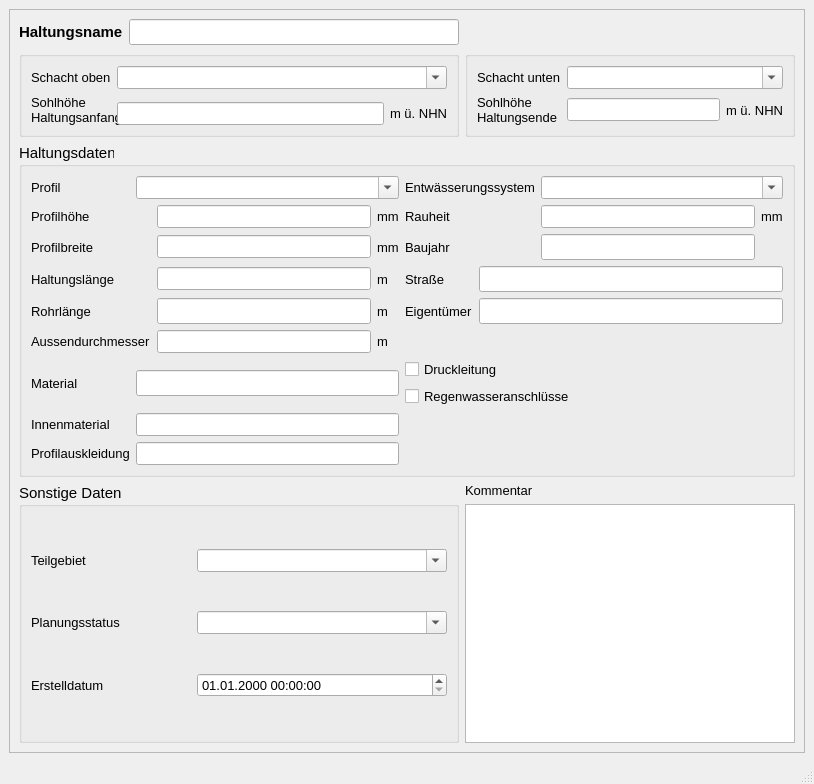
<?xml version="1.0" encoding="UTF-8"?>
<ui version="4.0">
 <class>MainWindow</class>
 <widget class="QMainWindow" name="MainWindow">
  <property name="geometry">
   <rect>
    <x>0</x>
    <y>0</y>
    <width>814</width>
    <height>784</height>
   </rect>
  </property>
  <property name="sizePolicy">
   <sizepolicy hsizetype="Preferred" vsizetype="Preferred">
    <horstretch>0</horstretch>
    <verstretch>0</verstretch>
   </sizepolicy>
  </property>
  <property name="minimumSize">
   <size>
    <width>640</width>
    <height>600</height>
   </size>
  </property>
  <property name="baseSize">
   <size>
    <width>0</width>
    <height>0</height>
   </size>
  </property>
  <property name="font">
   <font>
    <family>Tahoma</family>
    <pointsize>10</pointsize>
   </font>
  </property>
  <property name="windowTitle">
   <string>Haltung</string>
  </property>
  <widget class="QWidget" name="centralwidget">
   <layout class="QGridLayout" name="gridLayout">
    <item row="0" column="0">
     <widget class="QScrollArea" name="scrollArea">
      <property name="widgetResizable">
       <bool>true</bool>
      </property>
      <widget class="QWidget" name="scrollAreaWidgetContents">
       <property name="geometry">
        <rect>
         <x>0</x>
         <y>0</y>
         <width>790</width>
         <height>707</height>
        </rect>
       </property>
       <layout class="QGridLayout" name="gridLayout_2">
        <item row="0" column="0">
         <widget class="QLabel" name="label">
          <property name="font">
           <font>
            <family>Tahoma</family>
            <pointsize>11</pointsize>
            <weight>75</weight>
            <bold>true</bold>
           </font>
          </property>
          <property name="text">
           <string>Haltungsname</string>
          </property>
         </widget>
        </item>
        <item row="0" column="1">
         <widget class="QLineEdit" name="haltnam">
          <property name="font">
           <font>
            <family>Tahoma</family>
            <pointsize>11</pointsize>
           </font>
          </property>
          <property name="toolTip">
           <string>&lt;html&gt;&lt;head/&gt;&lt;body&gt;&lt;p&gt;&lt;span style=&quot; font-family:'Calibri','sans-serif';&quot;&gt;Eindeutige Haltungsbezeichnung&lt;/span&gt;&lt;/p&gt;&lt;/body&gt;&lt;/html&gt;</string>
          </property>
          <property name="statusTip">
           <string>Eindeutige Haltungsbezeichnung</string>
          </property>
         </widget>
        </item>
        <item row="1" column="0" colspan="2">
         <widget class="QGroupBox" name="groupBox">
          <property name="font">
           <font>
            <family>Tahoma</family>
            <pointsize>11</pointsize>
           </font>
          </property>
          <property name="title">
           <string/>
          </property>
          <layout class="QGridLayout" name="gridLayout_3">
           <item row="0" column="0">
            <widget class="QLabel" name="label_3">
             <property name="font">
              <font>
               <family>Tahoma</family>
               <pointsize>10</pointsize>
              </font>
             </property>
             <property name="text">
              <string>Schacht oben</string>
             </property>
            </widget>
           </item>
           <item row="0" column="1" colspan="2">
            <widget class="QComboBox" name="schoben">
             <property name="font">
              <font>
               <family>Tahoma</family>
               <pointsize>10</pointsize>
              </font>
             </property>
             <property name="toolTip">
              <string>&lt;html&gt;&lt;head/&gt;&lt;body&gt;&lt;p&gt;Name des oberen Schachtes&lt;/p&gt;&lt;/body&gt;&lt;/html&gt;</string>
             </property>
             <property name="statusTip">
              <string>Name des oberen Schachtes</string>
             </property>
             <property name="editable">
              <bool>true</bool>
             </property>
            </widget>
           </item>
           <item row="1" column="0" rowspan="2" colspan="2">
            <widget class="QLabel" name="label_5">
             <property name="font">
              <font>
               <family>Tahoma</family>
               <pointsize>10</pointsize>
              </font>
             </property>
             <property name="text">
              <string>Sohlhöhe 
Haltungsanfang</string>
             </property>
            </widget>
           </item>
           <item row="2" column="1">
            <widget class="QLineEdit" name="sohleoben">
             <property name="font">
              <font>
               <family>Tahoma</family>
               <pointsize>10</pointsize>
              </font>
             </property>
             <property name="toolTip">
              <string>&lt;html&gt;&lt;head/&gt;&lt;body&gt;&lt;p&gt;Sohlhöhe am Haltungsanfang&lt;/p&gt;&lt;/body&gt;&lt;/html&gt;</string>
             </property>
             <property name="statusTip">
              <string>Sohlhöhe am Haltungsanfang</string>
             </property>
             <property name="inputMask">
              <string/>
             </property>
             <property name="text">
              <string/>
             </property>
             <property name="maxLength">
              <number>32767</number>
             </property>
            </widget>
           </item>
           <item row="2" column="2">
            <widget class="QLabel" name="label_14">
             <property name="font">
              <font>
               <family>Tahoma</family>
               <pointsize>10</pointsize>
              </font>
             </property>
             <property name="text">
              <string>m ü. NHN</string>
             </property>
            </widget>
           </item>
          </layout>
         </widget>
        </item>
        <item row="1" column="2">
         <widget class="QGroupBox" name="groupBox_3">
          <property name="font">
           <font>
            <family>Tahoma</family>
            <pointsize>11</pointsize>
           </font>
          </property>
          <property name="title">
           <string/>
          </property>
          <layout class="QGridLayout" name="gridLayout_4">
           <item row="0" column="0">
            <widget class="QLabel" name="label_9">
             <property name="font">
              <font>
               <family>Tahoma</family>
               <pointsize>10</pointsize>
              </font>
             </property>
             <property name="text">
              <string>Schacht unten</string>
             </property>
            </widget>
           </item>
           <item row="0" column="1" colspan="2">
            <widget class="QComboBox" name="schunten">
             <property name="font">
              <font>
               <family>Tahoma</family>
               <pointsize>10</pointsize>
              </font>
             </property>
             <property name="toolTip">
              <string>&lt;html&gt;&lt;head/&gt;&lt;body&gt;&lt;p&gt;Name des unteren Schachtes&lt;/p&gt;&lt;/body&gt;&lt;/html&gt;</string>
             </property>
             <property name="statusTip">
              <string>Name des unteren Schachtes</string>
             </property>
             <property name="editable">
              <bool>true</bool>
             </property>
            </widget>
           </item>
           <item row="1" column="0">
            <widget class="QLabel" name="label_8">
             <property name="font">
              <font>
               <family>Tahoma</family>
               <pointsize>10</pointsize>
              </font>
             </property>
             <property name="text">
              <string>Sohlhöhe 
Haltungsende</string>
             </property>
            </widget>
           </item>
           <item row="1" column="1">
            <widget class="QLineEdit" name="sohleunten">
             <property name="font">
              <font>
               <family>Tahoma</family>
               <pointsize>10</pointsize>
              </font>
             </property>
             <property name="toolTip">
              <string>&lt;html&gt;&lt;head/&gt;&lt;body&gt;&lt;p&gt;Sohlhöhe am Haltungsende&lt;/p&gt;&lt;/body&gt;&lt;/html&gt;</string>
             </property>
             <property name="statusTip">
              <string>Sohlhöhe am Haltungsende</string>
             </property>
            </widget>
           </item>
           <item row="1" column="2">
            <widget class="QLabel" name="label_15">
             <property name="font">
              <font>
               <family>Tahoma</family>
               <pointsize>10</pointsize>
              </font>
             </property>
             <property name="text">
              <string>m ü. NHN</string>
             </property>
            </widget>
           </item>
          </layout>
         </widget>
        </item>
        <item row="2" column="0" colspan="3">
         <widget class="QGroupBox" name="groupBox_2">
          <property name="font">
           <font>
            <family>Tahoma</family>
            <pointsize>11</pointsize>
           </font>
          </property>
          <property name="title">
           <string>Haltungsdaten</string>
          </property>
          <layout class="QGridLayout" name="gridLayout_5">
           <item row="0" column="0">
            <widget class="QLabel" name="label_54">
             <property name="font">
              <font>
               <family>Tahoma</family>
               <pointsize>10</pointsize>
              </font>
             </property>
             <property name="text">
              <string>Profil</string>
             </property>
            </widget>
           </item>
           <item row="0" column="1" colspan="3">
            <widget class="QComboBox" name="profilnam">
             <property name="minimumSize">
              <size>
               <width>0</width>
               <height>0</height>
              </size>
             </property>
             <property name="font">
              <font>
               <family>Tahoma</family>
               <pointsize>10</pointsize>
              </font>
             </property>
             <property name="toolTip">
              <string>&lt;html&gt;&lt;head/&gt;&lt;body&gt;&lt;p&gt;Profil der Haltung&lt;/p&gt;&lt;/body&gt;&lt;/html&gt;</string>
             </property>
             <property name="statusTip">
              <string>Profil der Haltung</string>
             </property>
             <property name="editable">
              <bool>true</bool>
             </property>
            </widget>
           </item>
           <item row="0" column="4" colspan="2">
            <widget class="QLabel" name="label_51">
             <property name="font">
              <font>
               <family>Tahoma</family>
               <pointsize>10</pointsize>
              </font>
             </property>
             <property name="text">
              <string>Entwässerungssystem</string>
             </property>
            </widget>
           </item>
           <item row="0" column="6" colspan="2">
            <widget class="QComboBox" name="entwart">
             <property name="font">
              <font>
               <family>Tahoma</family>
               <pointsize>10</pointsize>
              </font>
             </property>
             <property name="toolTip">
              <string>&lt;html&gt;&lt;head/&gt;&lt;body&gt;&lt;p&gt;vorh. Entwässerungssystem (z.B. Mischwasser, Regenwasser etc.)&lt;/p&gt;&lt;/body&gt;&lt;/html&gt;</string>
             </property>
             <property name="statusTip">
              <string>vorh. Entwässerungssystem (z.B. Mischwasser, Regenwasser etc.)</string>
             </property>
             <property name="editable">
              <bool>true</bool>
             </property>
            </widget>
           </item>
           <item row="1" column="0">
            <widget class="QLabel" name="label_6">
             <property name="font">
              <font>
               <family>Tahoma</family>
               <pointsize>10</pointsize>
              </font>
             </property>
             <property name="text">
              <string>Profilhöhe</string>
             </property>
            </widget>
           </item>
           <item row="1" column="2">
            <widget class="QLineEdit" name="hoehe">
             <property name="font">
              <font>
               <family>Tahoma</family>
               <pointsize>10</pointsize>
              </font>
             </property>
             <property name="toolTip">
              <string>&lt;html&gt;&lt;head/&gt;&lt;body&gt;&lt;p&gt;Bedeutung hängt vom Profil ab&lt;/p&gt;&lt;/body&gt;&lt;/html&gt;</string>
             </property>
             <property name="statusTip">
              <string>Bedeutung hängt vom Profil ab</string>
             </property>
             <property name="inputMask">
              <string/>
             </property>
             <property name="text">
              <string/>
             </property>
            </widget>
           </item>
           <item row="1" column="3">
            <widget class="QLabel" name="label_16">
             <property name="font">
              <font>
               <family>Tahoma</family>
               <pointsize>10</pointsize>
              </font>
             </property>
             <property name="text">
              <string>mm</string>
             </property>
            </widget>
           </item>
           <item row="1" column="4" colspan="2">
            <widget class="QLabel" name="label_61">
             <property name="font">
              <font>
               <family>Tahoma</family>
               <pointsize>10</pointsize>
              </font>
             </property>
             <property name="text">
              <string>Rauheit</string>
             </property>
            </widget>
           </item>
           <item row="1" column="6">
            <widget class="QLineEdit" name="ks">
             <property name="font">
              <font>
               <family>Tahoma</family>
               <pointsize>10</pointsize>
              </font>
             </property>
             <property name="toolTip">
              <string>&lt;html&gt;&lt;head/&gt;&lt;body&gt;&lt;p&gt;absolute Rauheit (Prandtl-Colebrook)&lt;/p&gt;&lt;/body&gt;&lt;/html&gt;</string>
             </property>
             <property name="statusTip">
              <string>Absolute Rauheit gemäß Prandtl-Colebrook</string>
             </property>
            </widget>
           </item>
           <item row="1" column="7">
            <widget class="QLabel" name="label_70">
             <property name="font">
              <font>
               <family>Tahoma</family>
               <pointsize>10</pointsize>
              </font>
             </property>
             <property name="text">
              <string>mm</string>
             </property>
            </widget>
           </item>
           <item row="2" column="0">
            <widget class="QLabel" name="label_7">
             <property name="font">
              <font>
               <family>Tahoma</family>
               <pointsize>10</pointsize>
              </font>
             </property>
             <property name="text">
              <string>Profilbreite</string>
             </property>
            </widget>
           </item>
           <item row="2" column="2">
            <widget class="QLineEdit" name="breite">
             <property name="font">
              <font>
               <family>Tahoma</family>
               <pointsize>10</pointsize>
              </font>
             </property>
             <property name="toolTip">
              <string>&lt;html&gt;&lt;head/&gt;&lt;body&gt;&lt;p&gt;Bedeutung hängt vom Profil ab&lt;/p&gt;&lt;/body&gt;&lt;/html&gt;</string>
             </property>
             <property name="statusTip">
              <string>Bedeutung hängt vom Profil ab</string>
             </property>
            </widget>
           </item>
           <item row="2" column="3">
            <widget class="QLabel" name="label_20">
             <property name="font">
              <font>
               <family>Tahoma</family>
               <pointsize>10</pointsize>
              </font>
             </property>
             <property name="text">
              <string>mm</string>
             </property>
            </widget>
           </item>
           <item row="2" column="4" colspan="2">
            <widget class="QLabel" name="label_64">
             <property name="font">
              <font>
               <family>Tahoma</family>
               <pointsize>10</pointsize>
              </font>
             </property>
             <property name="text">
              <string>Baujahr</string>
             </property>
            </widget>
           </item>
           <item row="2" column="6">
            <widget class="QLineEdit" name="baujahr">
             <property name="toolTip">
              <string>&lt;html&gt;&lt;head/&gt;&lt;body&gt;&lt;p&gt;Baujahr&lt;/p&gt;&lt;/body&gt;&lt;/html&gt;</string>
             </property>
             <property name="statusTip">
              <string>Baujahr</string>
             </property>
            </widget>
           </item>
           <item row="3" column="0" colspan="2">
            <widget class="QLabel" name="label_17">
             <property name="font">
              <font>
               <family>Tahoma</family>
               <pointsize>10</pointsize>
              </font>
             </property>
             <property name="text">
              <string>Haltungslänge</string>
             </property>
            </widget>
           </item>
           <item row="3" column="2">
            <widget class="QLineEdit" name="laenge">
             <property name="font">
              <font>
               <family>Tahoma</family>
               <pointsize>10</pointsize>
              </font>
             </property>
             <property name="toolTip">
              <string>&lt;html&gt;&lt;head/&gt;&lt;body&gt;&lt;p&gt;&lt;span style=&quot; font-size:10pt;&quot;&gt;Haltungslänge&lt;/span&gt;&lt;/p&gt;&lt;/body&gt;&lt;/html&gt;</string>
             </property>
             <property name="statusTip">
              <string>vorgegebene Haltungslänge, falls diese nicht automatisch berechnet werden soll</string>
             </property>
            </widget>
           </item>
           <item row="3" column="3">
            <widget class="QLabel" name="label_21">
             <property name="font">
              <font>
               <family>Tahoma</family>
               <pointsize>10</pointsize>
              </font>
             </property>
             <property name="text">
              <string>m </string>
             </property>
            </widget>
           </item>
           <item row="3" column="4">
            <widget class="QLabel" name="label_66">
             <property name="font">
              <font>
               <family>Tahoma</family>
               <pointsize>10</pointsize>
              </font>
             </property>
             <property name="text">
              <string>Straße</string>
             </property>
            </widget>
           </item>
           <item row="3" column="5" colspan="3">
            <widget class="QLineEdit" name="strasse">
             <property name="toolTip">
              <string>&lt;html&gt;&lt;head/&gt;&lt;body&gt;&lt;p&gt;Straßenname&lt;/p&gt;&lt;/body&gt;&lt;/html&gt;</string>
             </property>
             <property name="statusTip">
              <string>Straßenname</string>
             </property>
            </widget>
           </item>
           <item row="4" column="0">
            <widget class="QLabel" name="label_2">
             <property name="font">
              <font>
               <family>Tahoma</family>
               <pointsize>10</pointsize>
              </font>
             </property>
             <property name="text">
              <string>Rohrlänge</string>
             </property>
            </widget>
           </item>
           <item row="4" column="2">
            <widget class="QLineEdit" name="lineEdit"/>
           </item>
           <item row="4" column="3">
            <widget class="QLabel" name="label_4">
             <property name="font">
              <font>
               <family>Tahoma</family>
               <pointsize>10</pointsize>
              </font>
             </property>
             <property name="text">
              <string>m</string>
             </property>
            </widget>
           </item>
           <item row="4" column="4">
            <widget class="QLabel" name="label_65">
             <property name="font">
              <font>
               <family>Tahoma</family>
               <pointsize>10</pointsize>
              </font>
             </property>
             <property name="text">
              <string>Eigentümer</string>
             </property>
            </widget>
           </item>
           <item row="4" column="5" colspan="3">
            <widget class="QLineEdit" name="eigentum">
             <property name="toolTip">
              <string>&lt;html&gt;&lt;head/&gt;&lt;body&gt;&lt;p&gt;Eigentümer&lt;/p&gt;&lt;/body&gt;&lt;/html&gt;</string>
             </property>
             <property name="statusTip">
              <string>Eigentümer</string>
             </property>
            </widget>
           </item>
           <item row="5" column="0" colspan="2">
            <widget class="QLabel" name="label_12">
             <property name="font">
              <font>
               <family>Tahoma</family>
               <pointsize>10</pointsize>
              </font>
             </property>
             <property name="text">
              <string>Aussendurchmesser</string>
             </property>
            </widget>
           </item>
           <item row="5" column="2">
            <widget class="QLineEdit" name="aussendurchmesser">
             <property name="font">
              <font>
               <family>Tahoma</family>
               <pointsize>10</pointsize>
              </font>
             </property>
             <property name="toolTip">
              <string>&lt;html&gt;&lt;head/&gt;&lt;body&gt;&lt;p&gt;Außendurchmesser&lt;/p&gt;&lt;/body&gt;&lt;/html&gt;</string>
             </property>
             <property name="statusTip">
              <string>Außendurchmesser</string>
             </property>
            </widget>
           </item>
           <item row="5" column="3">
            <widget class="QLabel" name="label_23">
             <property name="font">
              <font>
               <family>Tahoma</family>
               <pointsize>10</pointsize>
              </font>
             </property>
             <property name="text">
              <string>m </string>
             </property>
            </widget>
           </item>
           <item row="6" column="0" rowspan="2">
            <widget class="QLabel" name="label_67">
             <property name="font">
              <font>
               <family>Tahoma</family>
               <pointsize>10</pointsize>
              </font>
             </property>
             <property name="text">
              <string>Material</string>
             </property>
            </widget>
           </item>
           <item row="6" column="1" rowspan="2" colspan="3">
            <widget class="QLineEdit" name="material">
             <property name="toolTip">
              <string>&lt;html&gt;&lt;head/&gt;&lt;body&gt;&lt;p&gt;Material des Schachtes (z.B. Beton, Gussstahl etc.)&lt;/p&gt;&lt;/body&gt;&lt;/html&gt;</string>
             </property>
             <property name="statusTip">
              <string>Material des Schachtes (z.B. Beton, Gussstahl etc.)</string>
             </property>
            </widget>
           </item>
           <item row="6" column="4" colspan="2">
            <widget class="QCheckBox" name="druckdicht">
             <property name="font">
              <font>
               <family>Tahoma</family>
               <pointsize>10</pointsize>
              </font>
             </property>
             <property name="toolTip">
              <string>&lt;html&gt;&lt;head/&gt;&lt;body&gt;&lt;p&gt;Druckleitung&lt;/p&gt;&lt;/body&gt;&lt;/html&gt;</string>
             </property>
             <property name="statusTip">
              <string>Druckleitung</string>
             </property>
             <property name="layoutDirection">
              <enum>Qt::LeftToRight</enum>
             </property>
             <property name="text">
              <string>Druckleitung</string>
             </property>
            </widget>
           </item>
           <item row="7" column="4" colspan="3">
            <widget class="QCheckBox" name="rwanschluss">
             <property name="font">
              <font>
               <family>Tahoma</family>
               <pointsize>10</pointsize>
              </font>
             </property>
             <property name="toolTip">
              <string>&lt;html&gt;&lt;head/&gt;&lt;body&gt;&lt;p&gt;Haltung mit Regenwasseranschlüssen. Wird bei automatischer Erzeugung der Haltungsflächen berücksichtigt&lt;/p&gt;&lt;p&gt;Häkchen setzen, wenn die Haltung Regenwasseranschlüsse aufweist&lt;/p&gt;&lt;/body&gt;&lt;/html&gt;</string>
             </property>
             <property name="statusTip">
              <string>Häkchen, wenn Haltung Regenwasseranschlüsse aufweist. Wird bei automatischer Erzeugung der Haltungsflächen berücksichtigt.</string>
             </property>
             <property name="whatsThis">
              <string>&lt;html&gt;&lt;head/&gt;&lt;body&gt;&lt;p&gt;Haltung mit Regenwasseranschlüssen. Wird bei automatischer Erzeugung der Haltungsflächen berücksichtigt.&lt;/p&gt;&lt;/body&gt;&lt;/html&gt;</string>
             </property>
             <property name="layoutDirection">
              <enum>Qt::LeftToRight</enum>
             </property>
             <property name="text">
              <string>Regenwasseranschlüsse</string>
             </property>
             <property name="tristate">
              <bool>true</bool>
             </property>
            </widget>
           </item>
           <item row="8" column="0">
            <widget class="QLabel" name="label_63">
             <property name="font">
              <font>
               <family>Tahoma</family>
               <pointsize>10</pointsize>
              </font>
             </property>
             <property name="text">
              <string>Innenmaterial</string>
             </property>
            </widget>
           </item>
           <item row="8" column="1" colspan="3">
            <widget class="QLineEdit" name="innenmaterial">
             <property name="font">
              <font>
               <family>Tahoma</family>
               <pointsize>10</pointsize>
              </font>
             </property>
             <property name="toolTip">
              <string>&lt;html&gt;&lt;head/&gt;&lt;body&gt;&lt;p&gt;Innenmaterial&lt;/p&gt;&lt;/body&gt;&lt;/html&gt;</string>
             </property>
             <property name="statusTip">
              <string>Innenmaterial</string>
             </property>
            </widget>
           </item>
           <item row="9" column="0">
            <widget class="QLabel" name="label_62">
             <property name="font">
              <font>
               <family>Tahoma</family>
               <pointsize>10</pointsize>
              </font>
             </property>
             <property name="text">
              <string>Profilauskleidung</string>
             </property>
            </widget>
           </item>
           <item row="9" column="1" colspan="3">
            <widget class="QLineEdit" name="profilauskleidung">
             <property name="font">
              <font>
               <family>Tahoma</family>
               <pointsize>10</pointsize>
              </font>
             </property>
             <property name="toolTip">
              <string>&lt;html&gt;&lt;head/&gt;&lt;body&gt;&lt;p&gt;Profilauskleidung&lt;/p&gt;&lt;/body&gt;&lt;/html&gt;</string>
             </property>
             <property name="statusTip">
              <string>Profilauskleidung</string>
             </property>
            </widget>
           </item>
          </layout>
         </widget>
        </item>
        <item row="3" column="0" rowspan="2" colspan="2">
         <widget class="QGroupBox" name="groupBox_4">
          <property name="font">
           <font>
            <family>Tahoma</family>
            <pointsize>11</pointsize>
           </font>
          </property>
          <property name="title">
           <string>Sonstige Daten</string>
          </property>
          <layout class="QGridLayout" name="gridLayout_6">
           <item row="0" column="0">
            <widget class="QLabel" name="label_11">
             <property name="font">
              <font>
               <family>Tahoma</family>
               <pointsize>10</pointsize>
              </font>
             </property>
             <property name="text">
              <string>Teilgebiet</string>
             </property>
             <property name="buddy">
              <cstring>simstatus</cstring>
             </property>
            </widget>
           </item>
           <item row="0" column="1">
            <widget class="QComboBox" name="teilgebiet">
             <property name="font">
              <font>
               <family>Tahoma</family>
               <pointsize>10</pointsize>
              </font>
             </property>
             <property name="toolTip">
              <string>&lt;html&gt;&lt;head/&gt;&lt;body&gt;&lt;p&gt;zur Zuordnung auf ein selbstständig festgelegtes Teilgebiet&lt;/p&gt;&lt;/body&gt;&lt;/html&gt;</string>
             </property>
             <property name="statusTip">
              <string>zur Zuordnung auf ein selbstständig festgelegtes Teilgebiet</string>
             </property>
             <property name="editable">
              <bool>true</bool>
             </property>
            </widget>
           </item>
           <item row="1" column="0">
            <widget class="QLabel" name="label_10">
             <property name="font">
              <font>
               <family>Tahoma</family>
               <pointsize>10</pointsize>
              </font>
             </property>
             <property name="text">
              <string>Planungsstatus</string>
             </property>
             <property name="buddy">
              <cstring>simstatus</cstring>
             </property>
            </widget>
           </item>
           <item row="1" column="1">
            <widget class="QComboBox" name="simstatus">
             <property name="font">
              <font>
               <family>Tahoma</family>
               <pointsize>10</pointsize>
              </font>
             </property>
             <property name="toolTip">
              <string>&lt;html&gt;&lt;head/&gt;&lt;body&gt;&lt;p&gt;&lt;span style=&quot; font-family:'Calibri','sans-serif'; font-size:11pt;&quot;&gt;aktueller Status (z.B. vorhanden, in Planung etc.)&lt;/span&gt;&lt;/p&gt;&lt;/body&gt;&lt;/html&gt;</string>
             </property>
             <property name="statusTip">
              <string>aktueller Status (z.B. vorhanden, in Planung etc.)</string>
             </property>
             <property name="editable">
              <bool>true</bool>
             </property>
            </widget>
           </item>
           <item row="2" column="0">
            <widget class="QLabel" name="label_71">
             <property name="font">
              <font>
               <family>Tahoma</family>
               <pointsize>10</pointsize>
              </font>
             </property>
             <property name="text">
              <string>Erstelldatum</string>
             </property>
            </widget>
           </item>
           <item row="2" column="1">
            <widget class="QgsDateTimeEdit" name="createdat">
             <property name="minimumSize">
              <size>
               <width>250</width>
               <height>0</height>
              </size>
             </property>
             <property name="font">
              <font>
               <family>Tahoma</family>
               <pointsize>10</pointsize>
              </font>
             </property>
             <property name="currentSection">
              <enum>QDateTimeEdit::DaySection</enum>
             </property>
             <property name="displayFormat">
              <string>dd.MM.yyyy HH:mm:ss</string>
             </property>
            </widget>
           </item>
          </layout>
         </widget>
        </item>
        <item row="3" column="2">
         <widget class="QLabel" name="label_22">
          <property name="font">
           <font>
            <family>Tahoma</family>
            <pointsize>10</pointsize>
           </font>
          </property>
          <property name="text">
           <string>Kommentar</string>
          </property>
         </widget>
        </item>
        <item row="4" column="2">
         <widget class="QTextEdit" name="kommentar">
          <property name="font">
           <font>
            <family>Tahoma</family>
            <pointsize>10</pointsize>
           </font>
          </property>
          <property name="toolTip">
           <string>&lt;html&gt;&lt;head/&gt;&lt;body&gt;&lt;p&gt;&lt;span style=&quot; font-family:'Calibri','sans-serif';&quot;&gt;Platz für zusätzliche Kommentare&lt;/span&gt;&lt;/p&gt;&lt;/body&gt;&lt;/html&gt;</string>
          </property>
          <property name="statusTip">
           <string>Platz für zusätzliche Kommentare</string>
          </property>
         </widget>
        </item>
       </layout>
      </widget>
     </widget>
    </item>
   </layout>
  </widget>
  <widget class="QMenuBar" name="menubar">
   <property name="geometry">
    <rect>
     <x>0</x>
     <y>0</y>
     <width>814</width>
     <height>27</height>
    </rect>
   </property>
  </widget>
  <widget class="QStatusBar" name="statusbar"/>
 </widget>
 <customwidgets>
  <customwidget>
   <class>QgsDateTimeEdit</class>
   <extends>QDateTimeEdit</extends>
   <header>qgsdatetimeedit.h</header>
  </customwidget>
 </customwidgets>
 <tabstops>
  <tabstop>haltnam</tabstop>
  <tabstop>schoben</tabstop>
  <tabstop>sohleoben</tabstop>
  <tabstop>schunten</tabstop>
  <tabstop>sohleunten</tabstop>
  <tabstop>profilnam</tabstop>
  <tabstop>hoehe</tabstop>
  <tabstop>breite</tabstop>
  <tabstop>laenge</tabstop>
  <tabstop>ks</tabstop>
  <tabstop>entwart</tabstop>
  <tabstop>teilgebiet</tabstop>
  <tabstop>simstatus</tabstop>
  <tabstop>createdat</tabstop>
  <tabstop>kommentar</tabstop>
 </tabstops>
 <resources/>
 <connections/>
</ui>
